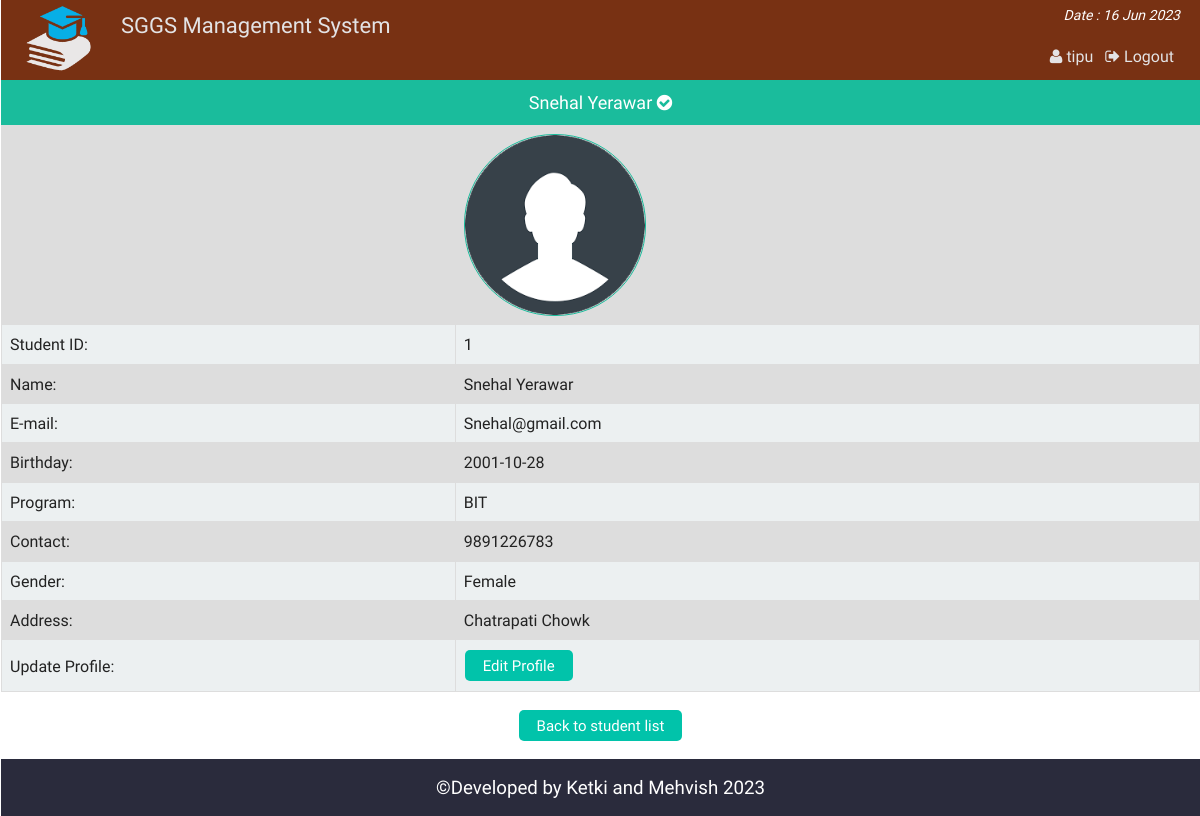
The app's page /admin_single_student.php?id=1 (signed in) with its own data.
### tables this page shows
CREATE TABLE `st_info` (
  `st_id` int(11) NOT NULL,
  `name` varchar(100) NOT NULL,
  `password` varchar(32) NOT NULL,
  `email` varchar(50) NOT NULL,
  `bday` date NOT NULL,
  `program` varchar(10) NOT NULL,
  `contact` varchar(20) NOT NULL,
  `gender` varchar(10) NOT NULL,
  `address` varchar(255) NOT NULL,
  `img` varchar(255) DEFAULT NULL
);

### admin_single_student.php (the view, shortened to what this page needs)
<?php
	require "php/config.php";
	require_once "php/functions.php";
	$user = new login_registration_class();
	if(isset($_REQUEST['id'])){
		$st_id = $_REQUEST['id'];
	}else{
		header('Location: admin.php');
		exit();
	}
?>
<?php
include "php/headertop_admin.php";
?>
<div class="profile">
		<p style="font-size:18px;text-align:center;background:#1abc9c;color:#fff;padding:10px;margin:0"><?php $user->getusername($st_id); ?> <i class="fa fa-check-circle" aria-hidden="true"></i></p>
		<table class="tab_one">
			<?php
				$getuser = $user->getuserbyid($st_id);
				while($row = $getuser->fetch_assoc()){
			?>
			<tr>
				<td></td>
				<?php if(empty($row['img'])){?>
				<td><img src="img/default.png" style="height:180px; width:180px; border:1px #1ABC9C solid;border-radius:90px" alt="" /></td>
				<?php }else{ ?>
				<td><img src="img/student/<?php echo $row['img']; ?>" style="height:180px; width:180px; border:1px #1ABC9C solid;border-radius:90px" alt="" /></td>
				<?php }?>
			</tr>
			<tr>
				<td>Student ID: </td>
				<td><?php echo $row['st_id']; ?></td>
			</tr>
			<tr>
				<td>Name: </td>
				<td><?php echo $row['name']; ?></td>
			</tr>
			<tr>
				<td>E-mail: </td>
				<td><?php echo $row['email']; ?></td>
			</tr>
			<tr>
				<td>Birthday: </td>
				<td><?php echo $row['bday']; ?></td>
			</tr>
			<tr>
				<td>Program: </td>
				<td><?php echo $row['program']; ?></td>
			</tr>
			<tr>
				<td>Contact: </td>
				<td><?php echo $row['contact']; ?></td>
			</tr>
			<tr>
				<td>Gender: </td>
				<td><?php echo $row['gender']; ?></td>
			</tr>
			<tr>
				<td>Address: </td>
				<td><?php echo $row['address']; ?></td>
			</tr>
			<tr>
				<td>Update Profile: </td>
				<td><a href="admin_single_student_update.php?id=<?php echo $row['st_id'];?>"><button class="editbtn">Edit Profile</button></a></td>
			</tr>
			<?php  } ?>
		</table>
		<div class="back fix">
			<p style="text-align:center"><a href="admin_all_student.php"><button class="editbtn">Back to student list</button></a></p>
		</div>
</div>
<?php include "php/footerbottom.php";?>

### php/functions.php (shortened to what this page needs)
<?php
class login_registration_class{
	public function getusername($sid){
		global $conn;
		$query = $conn->query("select name from st_info where st_id='$sid'");
		$result = $query->fetch_assoc();
		echo $result['name'];
	}
	public function getuserbyid($st_id){
		global $conn;
		$query = $conn->query("select * from st_info where st_id='$st_id'");
		return $query;
	}
};
?>

### css/main.css (style rules this page uses)
html { color: #222; font-size: 1em; line-height: 1.4; }
audio, canvas, iframe, img, svg, video { vertical-align: middle; }
a { text-decoration:none; }
.fix { overflow:hidden; }
body { font-family:roboto !important; background:url(../img/ptrn.png) repeat fixed; }
.st_reg th, td { padding: 8px; }
table.tab_one { width:100%; }
table.tab_one td { border:1px solid #ddd; padding:8px; }
table.tab_one td a { text-decoration:none; }
table.tab_one tr:nth-child(odd) { background:#ddd; }
table.tab_one tr:nth-child(even) { background:#ecf0f1; }
.editbtn { background-color: #01C3AA; border: none; border-radius:5px; color: white; padding: 5px 18px; text-align: center; text-decoration: none; display: inline-block; font-size: 15px; margin: 2px 1px; cursor: pointer; }
table.att_tab tr,td,th { border:2px solid #ddd; border-collapse:collapse; padding:8px; }

### records on screen
st_info: name "Snehal Yerawar", img (picture), st_id "1", email "Snehal@gmail.com", bday "2001-10-28", program "BIT", contact "9891226783", gender "Female", address "Chatrapati Chowk"

### other values on screen
$admin_name "tipu"
